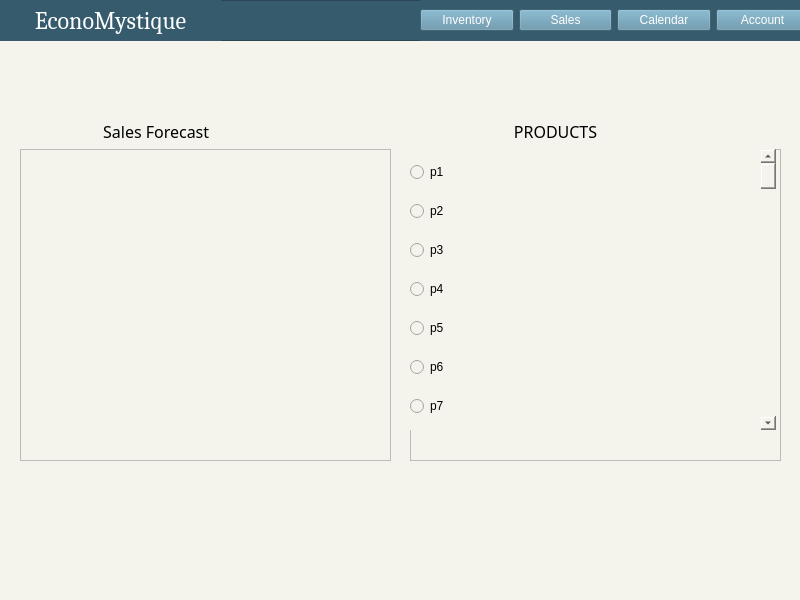
<?xml version="1.0" encoding="UTF-8"?>
<ui version="4.0">
 <class>SalesForecast</class>
 <widget class="QMainWindow" name="SalesForecast">
  <property name="geometry">
   <rect>
    <x>0</x>
    <y>0</y>
    <width>800</width>
    <height>600</height>
   </rect>
  </property>
  <property name="palette">
   <palette>
    <active>
     <colorrole role="WindowText">
      <brush brushstyle="SolidPattern">
       <color alpha="255">
        <red>0</red>
        <green>0</green>
        <blue>0</blue>
       </color>
      </brush>
     </colorrole>
     <colorrole role="Button">
      <brush brushstyle="SolidPattern">
       <color alpha="255">
        <red>244</red>
        <green>244</green>
        <blue>236</blue>
       </color>
      </brush>
     </colorrole>
     <colorrole role="Light">
      <brush brushstyle="SolidPattern">
       <color alpha="255">
        <red>255</red>
        <green>255</green>
        <blue>255</blue>
       </color>
      </brush>
     </colorrole>
     <colorrole role="Midlight">
      <brush brushstyle="SolidPattern">
       <color alpha="255">
        <red>251</red>
        <green>249</green>
        <blue>247</blue>
       </color>
      </brush>
     </colorrole>
     <colorrole role="Dark">
      <brush brushstyle="SolidPattern">
       <color alpha="255">
        <red>123</red>
        <green>122</green>
        <blue>119</blue>
       </color>
      </brush>
     </colorrole>
     <colorrole role="Mid">
      <brush brushstyle="SolidPattern">
       <color alpha="255">
        <red>165</red>
        <green>163</green>
        <blue>159</blue>
       </color>
      </brush>
     </colorrole>
     <colorrole role="Text">
      <brush brushstyle="SolidPattern">
       <color alpha="255">
        <red>0</red>
        <green>0</green>
        <blue>0</blue>
       </color>
      </brush>
     </colorrole>
     <colorrole role="BrightText">
      <brush brushstyle="SolidPattern">
       <color alpha="255">
        <red>255</red>
        <green>255</green>
        <blue>255</blue>
       </color>
      </brush>
     </colorrole>
     <colorrole role="ButtonText">
      <brush brushstyle="SolidPattern">
       <color alpha="255">
        <red>0</red>
        <green>0</green>
        <blue>0</blue>
       </color>
      </brush>
     </colorrole>
     <colorrole role="Base">
      <brush brushstyle="SolidPattern">
       <color alpha="255">
        <red>244</red>
        <green>244</green>
        <blue>236</blue>
       </color>
      </brush>
     </colorrole>
     <colorrole role="Window">
      <brush brushstyle="SolidPattern">
       <color alpha="255">
        <red>244</red>
        <green>244</green>
        <blue>236</blue>
       </color>
      </brush>
     </colorrole>
     <colorrole role="Shadow">
      <brush brushstyle="SolidPattern">
       <color alpha="255">
        <red>0</red>
        <green>0</green>
        <blue>0</blue>
       </color>
      </brush>
     </colorrole>
     <colorrole role="AlternateBase">
      <brush brushstyle="SolidPattern">
       <color alpha="255">
        <red>251</red>
        <green>249</green>
        <blue>247</blue>
       </color>
      </brush>
     </colorrole>
     <colorrole role="ToolTipBase">
      <brush brushstyle="SolidPattern">
       <color alpha="255">
        <red>255</red>
        <green>255</green>
        <blue>220</blue>
       </color>
      </brush>
     </colorrole>
     <colorrole role="ToolTipText">
      <brush brushstyle="SolidPattern">
       <color alpha="255">
        <red>0</red>
        <green>0</green>
        <blue>0</blue>
       </color>
      </brush>
     </colorrole>
    </active>
    <inactive>
     <colorrole role="WindowText">
      <brush brushstyle="SolidPattern">
       <color alpha="255">
        <red>0</red>
        <green>0</green>
        <blue>0</blue>
       </color>
      </brush>
     </colorrole>
     <colorrole role="Button">
      <brush brushstyle="SolidPattern">
       <color alpha="255">
        <red>244</red>
        <green>244</green>
        <blue>236</blue>
       </color>
      </brush>
     </colorrole>
     <colorrole role="Light">
      <brush brushstyle="SolidPattern">
       <color alpha="255">
        <red>255</red>
        <green>255</green>
        <blue>255</blue>
       </color>
      </brush>
     </colorrole>
     <colorrole role="Midlight">
      <brush brushstyle="SolidPattern">
       <color alpha="255">
        <red>251</red>
        <green>249</green>
        <blue>247</blue>
       </color>
      </brush>
     </colorrole>
     <colorrole role="Dark">
      <brush brushstyle="SolidPattern">
       <color alpha="255">
        <red>123</red>
        <green>122</green>
        <blue>119</blue>
       </color>
      </brush>
     </colorrole>
     <colorrole role="Mid">
      <brush brushstyle="SolidPattern">
       <color alpha="255">
        <red>165</red>
        <green>163</green>
        <blue>159</blue>
       </color>
      </brush>
     </colorrole>
     <colorrole role="Text">
      <brush brushstyle="SolidPattern">
       <color alpha="255">
        <red>0</red>
        <green>0</green>
        <blue>0</blue>
       </color>
      </brush>
     </colorrole>
     <colorrole role="BrightText">
      <brush brushstyle="SolidPattern">
       <color alpha="255">
        <red>255</red>
        <green>255</green>
        <blue>255</blue>
       </color>
      </brush>
     </colorrole>
     <colorrole role="ButtonText">
      <brush brushstyle="SolidPattern">
       <color alpha="255">
        <red>0</red>
        <green>0</green>
        <blue>0</blue>
       </color>
      </brush>
     </colorrole>
     <colorrole role="Base">
      <brush brushstyle="SolidPattern">
       <color alpha="255">
        <red>244</red>
        <green>244</green>
        <blue>236</blue>
       </color>
      </brush>
     </colorrole>
     <colorrole role="Window">
      <brush brushstyle="SolidPattern">
       <color alpha="255">
        <red>244</red>
        <green>244</green>
        <blue>236</blue>
       </color>
      </brush>
     </colorrole>
     <colorrole role="Shadow">
      <brush brushstyle="SolidPattern">
       <color alpha="255">
        <red>0</red>
        <green>0</green>
        <blue>0</blue>
       </color>
      </brush>
     </colorrole>
     <colorrole role="AlternateBase">
      <brush brushstyle="SolidPattern">
       <color alpha="255">
        <red>251</red>
        <green>249</green>
        <blue>247</blue>
       </color>
      </brush>
     </colorrole>
     <colorrole role="ToolTipBase">
      <brush brushstyle="SolidPattern">
       <color alpha="255">
        <red>255</red>
        <green>255</green>
        <blue>220</blue>
       </color>
      </brush>
     </colorrole>
     <colorrole role="ToolTipText">
      <brush brushstyle="SolidPattern">
       <color alpha="255">
        <red>0</red>
        <green>0</green>
        <blue>0</blue>
       </color>
      </brush>
     </colorrole>
    </inactive>
    <disabled>
     <colorrole role="WindowText">
      <brush brushstyle="SolidPattern">
       <color alpha="255">
        <red>0</red>
        <green>0</green>
        <blue>0</blue>
       </color>
      </brush>
     </colorrole>
     <colorrole role="Button">
      <brush brushstyle="SolidPattern">
       <color alpha="255">
        <red>244</red>
        <green>244</green>
        <blue>236</blue>
       </color>
      </brush>
     </colorrole>
     <colorrole role="Light">
      <brush brushstyle="SolidPattern">
       <color alpha="255">
        <red>255</red>
        <green>255</green>
        <blue>255</blue>
       </color>
      </brush>
     </colorrole>
     <colorrole role="Midlight">
      <brush brushstyle="SolidPattern">
       <color alpha="255">
        <red>251</red>
        <green>249</green>
        <blue>247</blue>
       </color>
      </brush>
     </colorrole>
     <colorrole role="Dark">
      <brush brushstyle="SolidPattern">
       <color alpha="255">
        <red>123</red>
        <green>122</green>
        <blue>119</blue>
       </color>
      </brush>
     </colorrole>
     <colorrole role="Mid">
      <brush brushstyle="SolidPattern">
       <color alpha="255">
        <red>165</red>
        <green>163</green>
        <blue>159</blue>
       </color>
      </brush>
     </colorrole>
     <colorrole role="Text">
      <brush brushstyle="SolidPattern">
       <color alpha="255">
        <red>0</red>
        <green>0</green>
        <blue>0</blue>
       </color>
      </brush>
     </colorrole>
     <colorrole role="BrightText">
      <brush brushstyle="SolidPattern">
       <color alpha="255">
        <red>255</red>
        <green>255</green>
        <blue>255</blue>
       </color>
      </brush>
     </colorrole>
     <colorrole role="ButtonText">
      <brush brushstyle="SolidPattern">
       <color alpha="255">
        <red>0</red>
        <green>0</green>
        <blue>0</blue>
       </color>
      </brush>
     </colorrole>
     <colorrole role="Base">
      <brush brushstyle="SolidPattern">
       <color alpha="255">
        <red>244</red>
        <green>244</green>
        <blue>236</blue>
       </color>
      </brush>
     </colorrole>
     <colorrole role="Window">
      <brush brushstyle="SolidPattern">
       <color alpha="255">
        <red>244</red>
        <green>244</green>
        <blue>236</blue>
       </color>
      </brush>
     </colorrole>
     <colorrole role="Shadow">
      <brush brushstyle="SolidPattern">
       <color alpha="255">
        <red>0</red>
        <green>0</green>
        <blue>0</blue>
       </color>
      </brush>
     </colorrole>
     <colorrole role="AlternateBase">
      <brush brushstyle="SolidPattern">
       <color alpha="255">
        <red>247</red>
        <green>244</green>
        <blue>239</blue>
       </color>
      </brush>
     </colorrole>
     <colorrole role="ToolTipBase">
      <brush brushstyle="SolidPattern">
       <color alpha="255">
        <red>255</red>
        <green>255</green>
        <blue>220</blue>
       </color>
      </brush>
     </colorrole>
     <colorrole role="ToolTipText">
      <brush brushstyle="SolidPattern">
       <color alpha="255">
        <red>0</red>
        <green>0</green>
        <blue>0</blue>
       </color>
      </brush>
     </colorrole>
    </disabled>
   </palette>
  </property>
  <property name="windowTitle">
   <string>EconoMystique</string>
  </property>
  <property name="windowIcon">
   <iconset>
    <selectedon>img/econologo_bkgd.png</selectedon>
   </iconset>
  </property>
  <property name="styleSheet">
   <string notr="true">background: #f4f4ec;
color: black;
</string>
  </property>
  <widget class="QWidget" name="centralwidget">
   <widget class="QWidget" name="verticalLayoutWidget_2">
    <property name="geometry">
     <rect>
      <x>410</x>
      <y>120</y>
      <width>371</width>
      <height>341</height>
     </rect>
    </property>
    <layout class="QVBoxLayout" name="verticalLayout_2" stretch="0,3">
     <item>
      <widget class="QLabel" name="productsLabel">
       <property name="font">
        <font>
         <family>Sans Serif Collection</family>
         <pointsize>12</pointsize>
        </font>
       </property>
       <property name="text">
        <string>                         PRODUCTS</string>
       </property>
      </widget>
     </item>
     <item>
      <widget class="QFrame" name="frame">
       <property name="frameShape">
        <enum>QFrame::StyledPanel</enum>
       </property>
       <property name="frameShadow">
        <enum>QFrame::Raised</enum>
       </property>
       <widget class="QScrollBar" name="verticalScrollBar">
        <property name="geometry">
         <rect>
          <x>350</x>
          <y>0</y>
          <width>16</width>
          <height>281</height>
         </rect>
        </property>
        <property name="orientation">
         <enum>Qt::Vertical</enum>
        </property>
       </widget>
       <widget class="QWidget" name="verticalLayoutWidget">
        <property name="geometry">
         <rect>
          <x>0</x>
          <y>0</y>
          <width>351</width>
          <height>281</height>
         </rect>
        </property>
        <layout class="QVBoxLayout" name="verticalLayout">
         <item>
          <widget class="QRadioButton" name="radioButton">
           <property name="text">
            <string>p1</string>
           </property>
          </widget>
         </item>
         <item>
          <widget class="QRadioButton" name="radioButton_2">
           <property name="text">
            <string>p2</string>
           </property>
          </widget>
         </item>
         <item>
          <widget class="QRadioButton" name="radioButton_3">
           <property name="text">
            <string>p3</string>
           </property>
          </widget>
         </item>
         <item>
          <widget class="QRadioButton" name="radioButton_4">
           <property name="text">
            <string>p4</string>
           </property>
          </widget>
         </item>
         <item>
          <widget class="QRadioButton" name="radioButton_5">
           <property name="text">
            <string>p5</string>
           </property>
          </widget>
         </item>
         <item>
          <widget class="QRadioButton" name="radioButton_6">
           <property name="text">
            <string>p6</string>
           </property>
          </widget>
         </item>
         <item>
          <widget class="QRadioButton" name="radioButton_7">
           <property name="text">
            <string>p7</string>
           </property>
          </widget>
         </item>
        </layout>
       </widget>
      </widget>
     </item>
    </layout>
   </widget>
   <widget class="QWidget" name="verticalLayoutWidget_3">
    <property name="geometry">
     <rect>
      <x>20</x>
      <y>120</y>
      <width>371</width>
      <height>341</height>
     </rect>
    </property>
    <layout class="QVBoxLayout" name="verticalLayout_3">
     <item>
      <widget class="QLabel" name="label">
       <property name="font">
        <font>
         <family>Sans Serif Collection</family>
         <pointsize>12</pointsize>
        </font>
       </property>
       <property name="text">
        <string>                    Sales Forecast</string>
       </property>
      </widget>
     </item>
     <item>
      <widget class="QListView" name="listView"/>
     </item>
    </layout>
   </widget>
   <widget class="QFrame" name="frame_2">
    <property name="geometry">
     <rect>
      <x>0</x>
      <y>0</y>
      <width>801</width>
      <height>41</height>
     </rect>
    </property>
    <property name="styleSheet">
     <string notr="true">background: #365b6d;</string>
    </property>
    <property name="frameShape">
     <enum>QFrame::StyledPanel</enum>
    </property>
    <property name="frameShadow">
     <enum>QFrame::Raised</enum>
    </property>
    <widget class="QWidget" name="horizontalLayoutWidget_3">
     <property name="geometry">
      <rect>
       <x>420</x>
       <y>0</y>
       <width>389</width>
       <height>41</height>
      </rect>
     </property>
     <layout class="QHBoxLayout" name="horizontalLayout_4">
      <property name="spacing">
       <number>5</number>
      </property>
      <item>
       <widget class="QPushButton" name="pushButton_9">
        <property name="styleSheet">
         <string notr="true">background: #5b8ca4;
color: white;</string>
        </property>
        <property name="text">
         <string>Inventory</string>
        </property>
       </widget>
      </item>
      <item>
       <widget class="QPushButton" name="pushButton_10">
        <property name="styleSheet">
         <string notr="true">background: #5b8ca4;
color: white;</string>
        </property>
        <property name="text">
         <string>Sales</string>
        </property>
       </widget>
      </item>
      <item>
       <widget class="QPushButton" name="pushButton_11">
        <property name="styleSheet">
         <string notr="true">background: #5b8ca4;
color: white;</string>
        </property>
        <property name="text">
         <string>Calendar</string>
        </property>
       </widget>
      </item>
      <item>
       <widget class="QPushButton" name="pushButton_12">
        <property name="styleSheet">
         <string notr="true">background: #5b8ca4;
color: white;</string>
        </property>
        <property name="text">
         <string>Account</string>
        </property>
       </widget>
      </item>
     </layout>
    </widget>
    <widget class="QLabel" name="titleLabel_3">
     <property name="geometry">
      <rect>
       <x>0</x>
       <y>0</y>
       <width>221</width>
       <height>41</height>
      </rect>
     </property>
     <property name="font">
      <font>
       <family>Cambria</family>
       <pointsize>18</pointsize>
      </font>
     </property>
     <property name="styleSheet">
      <string notr="true">color: white;</string>
     </property>
     <property name="text">
      <string>EconoMystique</string>
     </property>
     <property name="alignment">
      <set>Qt::AlignCenter</set>
     </property>
    </widget>
   </widget>
  </widget>
  <widget class="QStatusBar" name="statusbar"/>
 </widget>
 <resources/>
 <connections/>
</ui>
